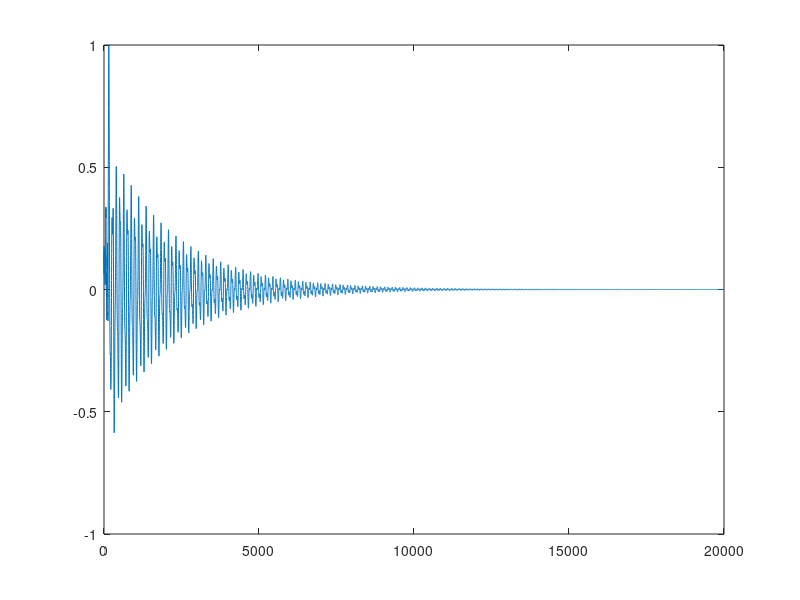

MATLAB code to generate this figure:

clear all
Fs = 10000;
p = [130 50 20]; %length of delay lines
tmax = 2;
freq = Fs./p; %fundamental of the delay lines
n = length(p);
%initial shift register contents
%filter to soften onset a bit
sr = rand(n,max(p));
% [bb,aa] = butter(2,.5);
% for j=1:n
%     sr(j,:) = filter(bb,aa,sr(j,:));
% end

out = zeros(1,Fs*tmax);
ptrout = 3*ones(1,n) ; %pointer to sr
ptrout1 = 2*ones(1,n);
ptrout2 = 1*ones(1,n);
ptrin = 6*ones(1,n); %pointer to sr
ptrin1 = 5*ones(1,n); 
ptrin2 = 4*ones(1,n); 
factor = [.999 .999 .999]; %decay factor 0.90<factor<1.0

%set up the bandpass filter for the main loop
%ths bandpass has to match the frequency implied
%by Fs/p
for j=1:n
    [b(j,:),a(j,:)] = butter(1,[.75 1.25]*(freq(j)/(Fs/2)),'bandpass');
end

for i=1:Fs*tmax
    out(i)=0;
    for j=1:n
        out(i) = out(i) + sr(j,ptrout(j));
        %do the filter operation to set the timber
        sr(j,ptrout(j)) = factor(j)*...
            (sr(j,ptrin(j))*b(j,1)+sr(j,ptrin1(j))*b(j,2)+sr(j,ptrin2(j))*b(j,3) ...
            -sr(j,ptrout1(j))*a(j,2)-sr(j,ptrout2(j))*a(j,3) ...
            );

        %update and wrap pointers
        if (ptrin(j)==p(j)) ptrin(j)=1;
        else ptrin(j)=ptrin(j)+1;
        end
        if (ptrin1(j)==p(j)) ptrin1(j)=1;
        else ptrin1(j)=ptrin1(j)+1;
        end
        if (ptrin2(j)==p(j)) ptrin2(j)=1;
        else ptrin2(j)=ptrin2(j)+1;
        end
        if (ptrout(j)==p(j))ptrout(j)=1;
        else ptrout(j)=ptrout(j)+1;
        end
        if (ptrout1(j)==p(j))ptrout1(j)=1;
        else ptrout1(j)=ptrout1(j)+1;
        end
        if (ptrout2(j)==p(j))ptrout2(j)=1;
        else ptrout2(j)=ptrout2(j)+1;
        end
    end
end

sound(out/max(out),Fs)
plot (out/max(out))